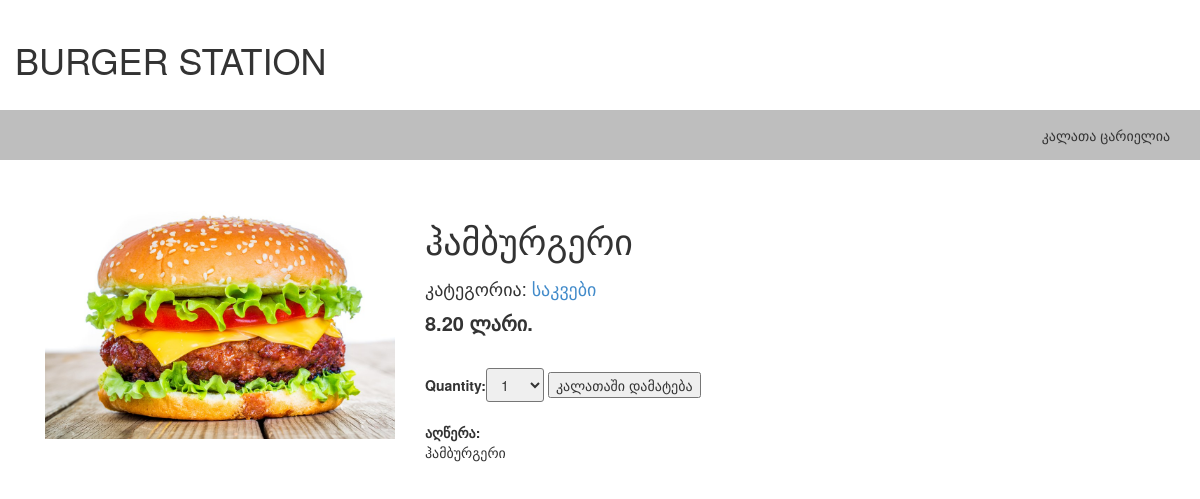
Screenshot of /shop/1/burger/ with the database file from the repository.
### shop/models.py (models this page shows, shortened)
class Product(models.Model):
    category = models.ForeignKey(Category, related_name='products',
                                 verbose_name=' კატეგორია',on_delete=models.CASCADE)
    name = models.CharField(max_length=200, db_index=True, verbose_name=' დასახელება')
    slug = models.SlugField(max_length=200, db_index=True,allow_unicode=True)
    image = models.ImageField(upload_to='products/%Y%m%d', blank=True,
                              verbose_name=' პროდუქტის გამოსახულება')
    description = models.CharField(max_length=200, verbose_name=' პროდუქტის აღწერა')
    price = models.DecimalField(max_digits=10, decimal_places=2, verbose_name=' ფასი')
    stock = models.PositiveIntegerField(verbose_name=' საწყობშია')
    available = models.BooleanField(default=True, verbose_name=' ხელმისაწვდომია')
    created = models.DateTimeField(auto_now_add=True)
    updated = models.DateTimeField(auto_now=True)
    class Meta:
        verbose_name_plural = ' პროდუქტები'
        ordering = ['name']
        index_together = [
            ['id', 'slug']
]

class Category(models.Model):
    name = models.CharField(max_length=200, db_index=True)
    slug = models.SlugField(max_length=200, db_index=True, unique=True)
    def get_absolute_url(self):
        return reverse('shop:ProductListByCategory', args=[self.slug])
    class Meta:
        ordering = ['name']
        verbose_name_plural = ' კატეგორიები'
        verbose_name = ' კატეგორია'
    def __str__(self):
        return self.name

### shop/views.py (the view)
# urls.py: url(r'^(?P<id>\d+)/(?P<slug>[-\w]+)/$', views.ProductDetail, name='ProductDetail'),
def ProductDetail(request, id, slug):
    product = get_object_or_404(Product, id=id, slug=slug, available=True)
    cart_product_form = CartAddProductForm()
    return render_to_response('shop/product/detail.html',
                             {'product': product,
                              'cart_product_form': cart_product_form})

### cart/forms.py
class CartAddProductForm(forms.Form):
    quantity = forms.TypedChoiceField(choices=PRODUCT_QUANTITY_CHOICES, coerce=int)
    update = forms.BooleanField(required=False, initial=False, widget=forms.HiddenInput)

### shop/templates/shop/product/detail.html (shortened to what this page needs)
{% extends "shop/base.html" %}
{% load static %}
{% block content %}
  <div class="product-detail">
    <div class="col-sm-4">
      <img src="{% if product.image %}{{ product.image.url }}{% else %}{% static "img/no-image.jpg"%}{% endif %}" class="img-responsive">
    </div>
    <div class="col-sm-8">
      <h1>{{ product.name }}</h1>
      <h2>კატეგორია:<a href="{{ product.category.get_absolute_url }}"> {{ product.category }}</a></h2>
<p class="price">{{ product.price }} ლარი.</p>
<br>
<form action="{% url "cart:CartAdd" product.id %}" method="post">
    {{ cart_product_form }}
    <input type="submit" value="კალათაში დამატება">
</form>
      <span>
          <br>
        <strong>აღწერა:</strong> {{ product.description | linebreaks}}
      </span>
    </div>
  </div>
{% endblock %}

### shop/static/css/style.css (style rules this page uses)
.product-detail { margin-top: 40px; }
.price { font-weight: 600; font-size: 20px; }
.product-detail h2 { font-size: 18px; }
#id_quantity { padding: 5px 10px; border-radius: 3px; }

### rows the page displays
Product: image (picture), name "ჰამბურგერი", category "საკვები", price "8.20", description "ჰამბურგერი"
